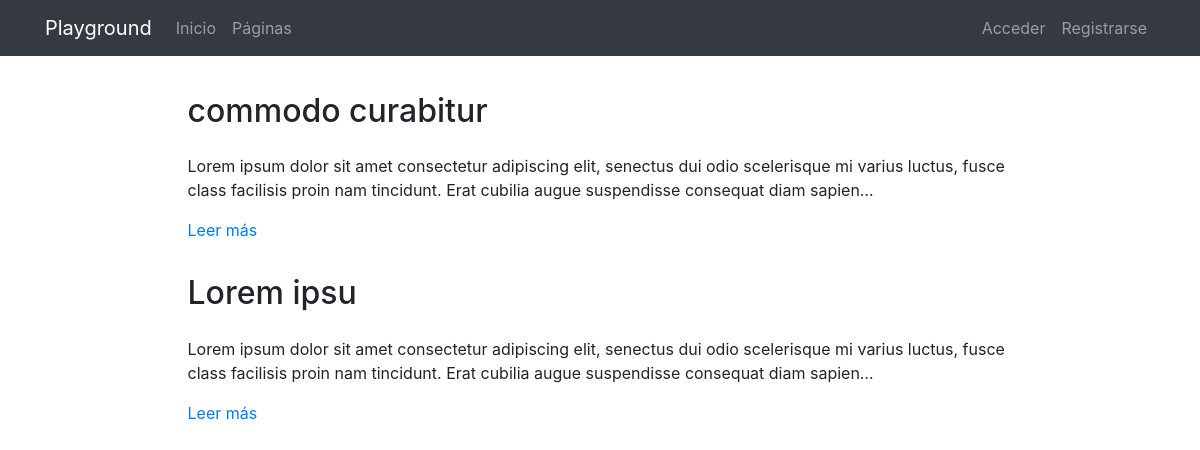
The page /pages/ on the database its author committed.
### pages/models.py (models this page shows, shortened)
class Page(models.Model):
    title = models.CharField(verbose_name="Título", max_length=200)
    content = RichTextField(verbose_name="Contenido")
    order = models.SmallIntegerField(verbose_name="Orden", default=0)
    created = models.DateTimeField(auto_now_add=True, verbose_name="Fecha de creación")
    updated = models.DateTimeField(auto_now=True, verbose_name="Fecha de edición")
    class Meta:
        verbose_name = "página"
        verbose_name_plural = "páginas"
        ordering = ['order', 'title']

### pages/views.py (the view)
# urls.py: path('', PageListView.as_view(), name='pages'),
class PageListView(ListView):
    model = Page

### pages/templates/pages/page_list.html (shortened to what this page needs)
{% extends 'core/base.html' %}
{% load static %}
{% block content %}
{% include 'pages/includes/pages_menu.html' %}
<main role="main">
  <div class="container mb-4">
    {% for page in page_list|dictsortreversed:'id' %}
      <div class="row mt-3">
        <div class="col-md-9 mx-auto">
          <h2 class="mb-4">{{page.title}}</h2>
          <div>
            <p>{{page.content|striptags|safe|truncatechars:"200"}}</p>
            <p><a href="{% url 'pages:page' page.id page.title|slugify %}">Leer más</a>
            </p>
          </div>
        </div>
      </div>
    {% endfor %}
  </div>
</main>
{% endblock %}

### core/static/core/css/main.css (style rules this page uses)
main { padding-top: 20px; }
:root { --jumbotron-padding-y: 3rem; }

### rows shown on the page
Page: title "commodo curabitur", content "Lorem ipsum dolor sit amet consectetur adipiscing elit, senectus dui odio scelerisque mi varius luctus, fusce class facilisis proin nam tincidunt. Erat cubilia augue suspendisse consequat diam sapien…"
Page: title "Lorem ipsu", content "Lorem ipsum dolor sit amet consectetur adipiscing elit, senectus dui odio scelerisque mi varius luctus, fusce class facilisis proin nam tincidunt. Erat cubilia augue suspendisse consequat diam sapien…"
